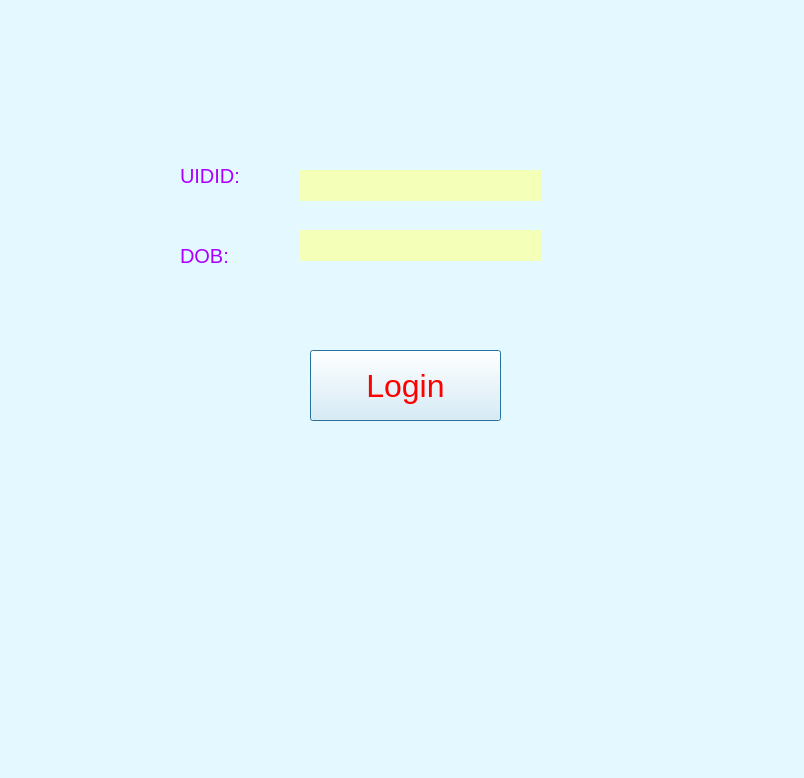
<?xml version="1.0" encoding="UTF-8"?>
<ui version="4.0">
 <class>Dialog</class>
 <widget class="QDialog" name="Dialog">
  <property name="geometry">
   <rect>
    <x>0</x>
    <y>0</y>
    <width>804</width>
    <height>778</height>
   </rect>
  </property>
  <property name="windowTitle">
   <string>Dialog</string>
  </property>
  <property name="styleSheet">
   <string notr="true">background-color: rgb(228, 248, 255);</string>
  </property>
  <widget class="QPushButton" name="login">
   <property name="geometry">
    <rect>
     <x>310</x>
     <y>350</y>
     <width>191</width>
     <height>71</height>
    </rect>
   </property>
   <property name="styleSheet">
    <string notr="true">color: rgb(255, 0, 0);
font-size:32px;</string>
   </property>
   <property name="text">
    <string>Login</string>
   </property>
  </widget>
  <widget class="QLabel" name="label">
   <property name="geometry">
    <rect>
     <x>180</x>
     <y>160</y>
     <width>71</width>
     <height>31</height>
    </rect>
   </property>
   <property name="styleSheet">
    <string notr="true">color: rgb(170, 0, 255);
font-size:20px;</string>
   </property>
   <property name="text">
    <string>UIDID:</string>
   </property>
  </widget>
  <widget class="QLabel" name="label_2">
   <property name="geometry">
    <rect>
     <x>180</x>
     <y>240</y>
     <width>71</width>
     <height>31</height>
    </rect>
   </property>
   <property name="styleSheet">
    <string notr="true">color: rgb(170, 0, 255);
font-size:20px;</string>
   </property>
   <property name="text">
    <string>DOB:</string>
   </property>
  </widget>
  <widget class="QLabel" name="nameLabel_2">
   <property name="geometry">
    <rect>
     <x>300</x>
     <y>230</y>
     <width>241</width>
     <height>31</height>
    </rect>
   </property>
   <property name="styleSheet">
    <string notr="true">background-color: rgb(244, 255, 184);
border-color: rgb(56, 56, 56);</string>
   </property>
   <property name="text">
    <string/>
   </property>
  </widget>
  <widget class="QLabel" name="nameLabel_3">
   <property name="geometry">
    <rect>
     <x>300</x>
     <y>170</y>
     <width>241</width>
     <height>31</height>
    </rect>
   </property>
   <property name="styleSheet">
    <string notr="true">background-color: rgb(244, 255, 184);
border-color: rgb(56, 56, 56);</string>
   </property>
   <property name="text">
    <string/>
   </property>
  </widget>
 </widget>
 <resources/>
 <connections/>
</ui>
